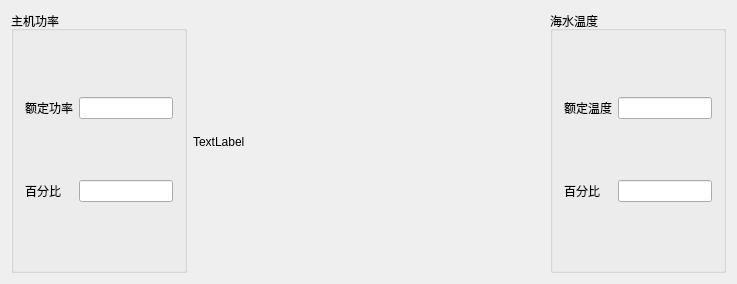
<?xml version="1.0" encoding="UTF-8"?>
<ui version="4.0">
 <class>QWndData</class>
 <widget class="QWidget" name="QWndData">
  <property name="geometry">
   <rect>
    <x>0</x>
    <y>0</y>
    <width>737</width>
    <height>284</height>
   </rect>
  </property>
  <property name="windowTitle">
   <string>QWndData</string>
  </property>
  <layout class="QGridLayout" name="gridLayout_3" columnstretch="1,2,1">
   <item row="0" column="0">
    <widget class="QGroupBox" name="groupBox">
     <property name="title">
      <string>主机功率</string>
     </property>
     <layout class="QGridLayout" name="gridLayout">
      <item row="0" column="0">
       <widget class="QLabel" name="label">
        <property name="text">
         <string>额定功率</string>
        </property>
       </widget>
      </item>
      <item row="0" column="1">
       <widget class="QLineEdit" name="ledPower"/>
      </item>
      <item row="1" column="0">
       <widget class="QLabel" name="label_2">
        <property name="text">
         <string>百分比</string>
        </property>
       </widget>
      </item>
      <item row="1" column="1">
       <widget class="QLineEdit" name="ledPowRate"/>
      </item>
     </layout>
    </widget>
   </item>
   <item row="0" column="1">
    <widget class="QLabel" name="labGroundback">
     <property name="text">
      <string>TextLabel</string>
     </property>
    </widget>
   </item>
   <item row="0" column="2">
    <widget class="QGroupBox" name="groupBox_2">
     <property name="title">
      <string>海水温度</string>
     </property>
     <layout class="QGridLayout" name="gridLayout_2">
      <item row="0" column="0">
       <widget class="QLabel" name="label_4">
        <property name="text">
         <string>额定温度</string>
        </property>
       </widget>
      </item>
      <item row="0" column="1">
       <widget class="QLineEdit" name="ledTemp"/>
      </item>
      <item row="1" column="0">
       <widget class="QLabel" name="label_5">
        <property name="text">
         <string>百分比</string>
        </property>
       </widget>
      </item>
      <item row="1" column="1">
       <widget class="QLineEdit" name="ledTempRate"/>
      </item>
     </layout>
    </widget>
   </item>
  </layout>
 </widget>
 <layoutdefault spacing="6" margin="11"/>
 <resources/>
 <connections/>
</ui>
